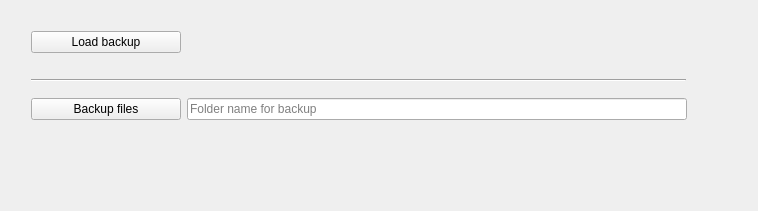
            <widget class="QWidget" name="tab_2">
             <property name="autoFillBackground">
              <bool>true</bool>
             </property>
             <attribute name="title">
              <string>Backup</string>
             </attribute>
             <attribute name="toolTip">
              <string>Load backups</string>
             </attribute>
             <layout class="QGridLayout" name="gridLayout_31">
              <item row="0" column="0">
               <layout class="QVBoxLayout" name="verticalLayout_31">
                <property name="leftMargin">
                 <number>20</number>
                </property>
                <property name="topMargin">
                 <number>20</number>
                </property>
                <property name="rightMargin">
                 <number>20</number>
                </property>
                <property name="bottomMargin">
                 <number>20</number>
                </property>
                <item>
                 <layout class="QVBoxLayout" name="verticalLayout_19">
                  <property name="topMargin">
                   <number>0</number>
                  </property>
                  <item>
                   <widget class="QPushButton" name="loadBackupBut">
                    <property name="maximumSize">
                     <size>
                      <width>150</width>
                      <height>16777215</height>
                     </size>
                    </property>
                    <property name="text">
                     <string>Load backup</string>
                    </property>
                   </widget>
                  </item>
                  <item>
                   <widget class="QLabel" name="loadBackupLab">
                    <property name="font">
                     <font>
                      <italic>true</italic>
                     </font>
                    </property>
                    <property name="text">
                     <string/>
                    </property>
                   </widget>
                  </item>
                  <item>
                   <widget class="Line" name="line_13">
                    <property name="maximumSize">
                     <size>
                      <width>655</width>
                      <height>16777215</height>
                     </size>
                    </property>
                    <property name="orientation">
                     <enum>Qt::Horizontal</enum>
                    </property>
                   </widget>
                  </item>
                  <item>
                   <layout class="QHBoxLayout" name="horizontalLayout_32">
                    <property name="leftMargin">
                     <number>0</number>
                    </property>
                    <property name="topMargin">
                     <number>10</number>
                    </property>
                    <item>
                     <widget class="QPushButton" name="customBackupBut">
                      <property name="minimumSize">
                       <size>
                        <width>150</width>
                        <height>0</height>
                       </size>
                      </property>
                      <property name="maximumSize">
                       <size>
                        <width>150</width>
                        <height>16777215</height>
                       </size>
                      </property>
                      <property name="baseSize">
                       <size>
                        <width>0</width>
                        <height>0</height>
                       </size>
                      </property>
                      <property name="layoutDirection">
                       <enum>Qt::LeftToRight</enum>
                      </property>
                      <property name="text">
                       <string>Backup files</string>
                      </property>
                      <property name="autoExclusive">
                       <bool>true</bool>
                      </property>
                     </widget>
                    </item>
                    <item>
                     <widget class="QLineEdit" name="customBackupInput">
                      <property name="minimumSize">
                       <size>
                        <width>500</width>
                        <height>0</height>
                       </size>
                      </property>
                      <property name="text">
                       <string/>
                      </property>
                      <property name="placeholderText">
                       <string>Folder name for backup </string>
                      </property>
                     </widget>
                    </item>
                    <item>
                     <spacer name="horizontalSpacer_6">
                      <property name="orientation">
                       <enum>Qt::Horizontal</enum>
                      </property>
                      <property name="sizeHint" stdset="0">
                       <size>
                        <width>40</width>
                        <height>20</height>
                       </size>
                      </property>
                     </spacer>
                    </item>
                   </layout>
                  </item>
                  <item>
                   <widget class="QLabel" name="customBackupLab">
                    <property name="font">
                     <font>
                      <italic>true</italic>
                     </font>
                    </property>
                    <property name="text">
                     <string/>
                    </property>
                   </widget>
                  </item>
                  <item>
                   <spacer name="verticalSpacer_2">
                    <property name="orientation">
                     <enum>Qt::Vertical</enum>
                    </property>
                    <property name="sizeHint" stdset="0">
                     <size>
                      <width>20</width>
                      <height>40</height>
                     </size>
                    </property>
                   </spacer>
                  </item>
                 </layout>
                </item>
               </layout>
              </item>
             </layout>
            </widget>
